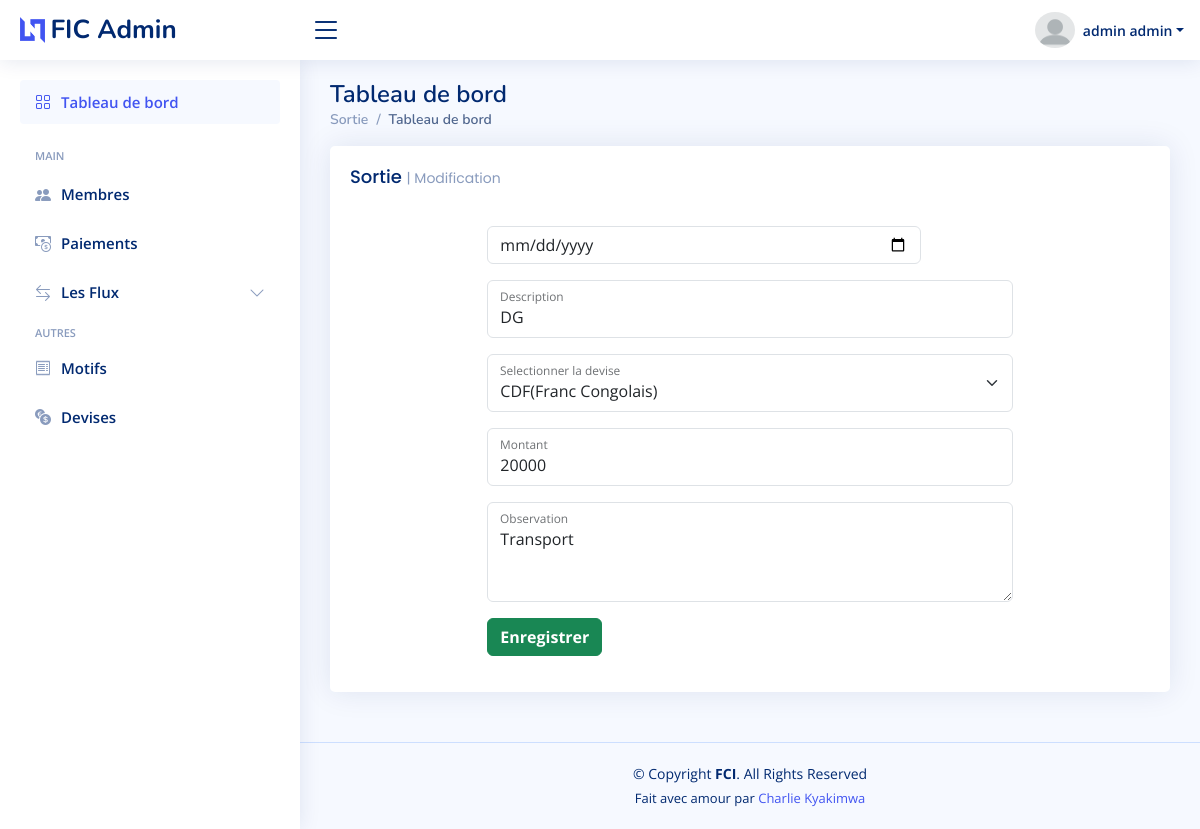
/admin/upsortie.php (signed in), run on the app's committed database.
### tables this page shows
CREATE TABLE `sortie` (
  `ID` int(11) NOT NULL,
  `DATE_SORTIE` date NOT NULL,
  `DESCRIPTION` text NOT NULL,
  `OBSERVATION` text NOT NULL,
  `VISIBLE` int(11) NOT NULL,
  `devise` int(11) DEFAULT NULL,
  `taux` decimal(10,0) DEFAULT NULL,
  `MONTANT` decimal(10,0) DEFAULT NULL
);

CREATE TABLE `devise` (
  `id` int(11) NOT NULL,
  `description` text DEFAULT NULL,
  `taux` decimal(10,0) DEFAULT NULL,
  `visible` int(11) DEFAULT NULL,
  `statuts` int(11) DEFAULT 0
);

### admin/upsortie.php (called while the page is built, shortened)
<?php require_once 'includes/upsortie.php' ?>
<?php require('../templates/adminLayout.php') ?>

### Class/sortie.php (called while the page is built, shortened)
<?php
class sortie
{
    public function afficherall()
    {
        $con = new Database();
        $connect = $con->open();
        try {
            $stmt = $connect->prepare("SELECT  sortie.ID as id,sortie.date_sortie as ddate,sortie.DESCRIPTION as description,sortie.devise as iddevise ,devise.description as devise, sortie.MONTANT as montant,sortie.taux as taux,sortie.OBSERVATION as observation,(sortie.MONTANT * sortie.taux) AS total  FROM sortie inner JOIN devise on sortie.devise=devise.id WHERE sortie.VISIBLE=?");
            $stmt->execute([$this->visible = 1]);
            return $stmt->fetchAll();
        } catch (Exception $e) {
            return $e->getMessage();
        }
    }
}

### admin/includes/upsortie.php (the view, shortened to what this page needs)
<?php
require_once("../Class/sortie.php");
$data = new sortie();
$id = $_GET['id'];
$data->setId($id);
$all = $data->afficherall()
?>
<div class="col-lg-12">
    <div class="row">
        <div class="col-12">
            <div class="card recent-sales overflow-auto">
                <div class="card-body">
                    <h5 class="card-title mb-4">Sortie <span>| Modification</span></h5>
                    <?php
                    foreach ($all as $key => $val) { ?>
                    <form method="POST" action="../admin/processing/updatesortie.php">
                        <div class="row">
                            <div class="col-sm-2 col-xxl-4">
                            </div>
                            <div class="col-sm-8 col-xxl-6">
                                <div class="row mb-3">
                                    <div class="col-sm-10">
                                        <input name="date" type="date" value="<?php date('Y-m-d') ?>"
                                            class="form-control">
                                    </div>
                                </div>
                                <div class="form-floating mb-3">
                                    <input required value="<?= $val['description'] ?>" name="description" type="text"
                                        class="form-control" id="floatingInput" placeholder="name@example.com">
                                    <label for="floatingInput">Description</label>
                                </div>
                                <div class="form-floating mb-3">
                                    <select required name="devise" class="form-select" id="floatingSelect"
                                        aria-label="Floating label select example">
                                        <option value="<?= $val['iddevise'] ?>" selected><?= $val['devise'] ?></option>
                                    </select>
                                    <label for="floatingSelect">Selectionner la devise</label>
                                </div>
                                <div class="form-floating mb-3">
                                    <input required value="<?= $val['montant'] ?>" name="montant" type="number" min="0"
                                        class="form-control" id="floatingInput" placeholder="name@example.com">
                                    <label for="floatingInput">Montant</label>
                                </div>
                                <div class="form-floating mb-3">
                                    <textarea required value="" name="observation" class="form-control"
                                        placeholder="Leave a comment here" id="floatingTextarea"
                                        style="height: 100px;"><?= $val['observation'] ?></textarea>
                                    <label for="floatingTextarea">Observation</label>
                                </div>
                                <div class="row mb-3">
                                    <div class="col-sm-10">
                                        <button name="update" type="submit"
                                            class="btn btn-success fw-bold">Enregistrer</button>
                                    </div>
                                </div>
                            </div>
                            <div class="col-sm-2 col-xxl-4">
                            </div>
                        </div>
                    </form>
                    <?php
                    }
                    ?>
                </div>
            </div>
        </div>
    </div>
</div>

### assets/css/style.css (style rules this page uses)
:root { scroll-behavior: smooth; }
body { font-family: "Open Sans", sans-serif; background: #f6f9ff; color: #444444; }
h1, h2, h3, h4, h5, h6 { font-family: "Nunito", sans-serif; }
.card { margin-bottom: 30px; border: none; border-radius: 5px; box-shadow: 0px 0 30px rgba(1, 41, 112, 0.1); }
.card-title { padding: 20px 0 15px 0; font-size: 18px; font-weight: 500; color: #012970; font-family: "Poppins", sans-serif; }
.card-title span { color: #899bbd; font-size: 14px; font-weight: 400; }
.card-body { padding: 0 20px 20px 20px; }
.dashboard .recent-sales { font-size: 14px; }

### data on the page
sortie: description "DG", devise "CDF(Franc Congolais)", montant "20000", observation "Transport"

### other printed values
$_SESSION['POSTNOM'] "admin"
$_SESSION['PRENOM'] "admin"
$pageTitle "Sortie"
